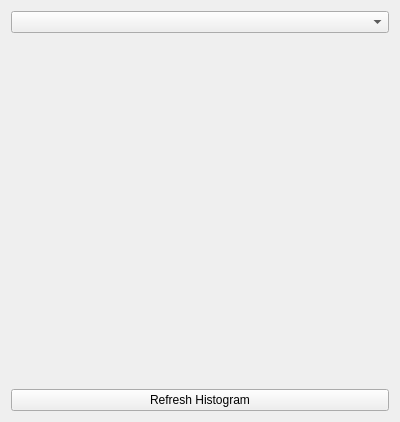
<ui version="4.0" >
 <class>histogramWidget</class>
 <widget class="QWidget" name="histogramWidget" >
  <property name="geometry" >
   <rect>
    <x>0</x>
    <y>0</y>
    <width>400</width>
    <height>422</height>
   </rect>
  </property>
  <property name="windowTitle" >
   <string>Form</string>
  </property>
  <layout class="QGridLayout" >
   <item row="0" column="0" >
    <widget class="QComboBox" name="fieldnames" />
   </item>
   <item row="1" column="0" >
    <widget class="Histogram" native="1" name="histogram" />
   </item>
   <item row="2" column="0" >
    <widget class="QPushButton" name="refreshHistogram" >
     <property name="text" >
      <string>Refresh Histogram</string>
     </property>
    </widget>
   </item>
  </layout>
 </widget>
 <customwidgets>
  <customwidget>
   <class>Histogram</class>
   <extends>QWidget</extends>
   <header>histogram.h</header>
   <container>1</container>
  </customwidget>
 </customwidgets>
 <resources/>
 <connections/>
</ui>
